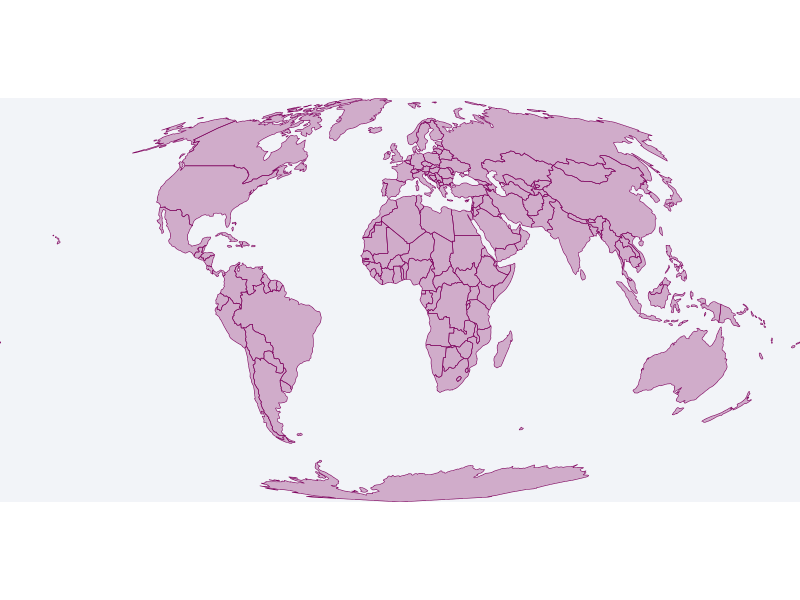
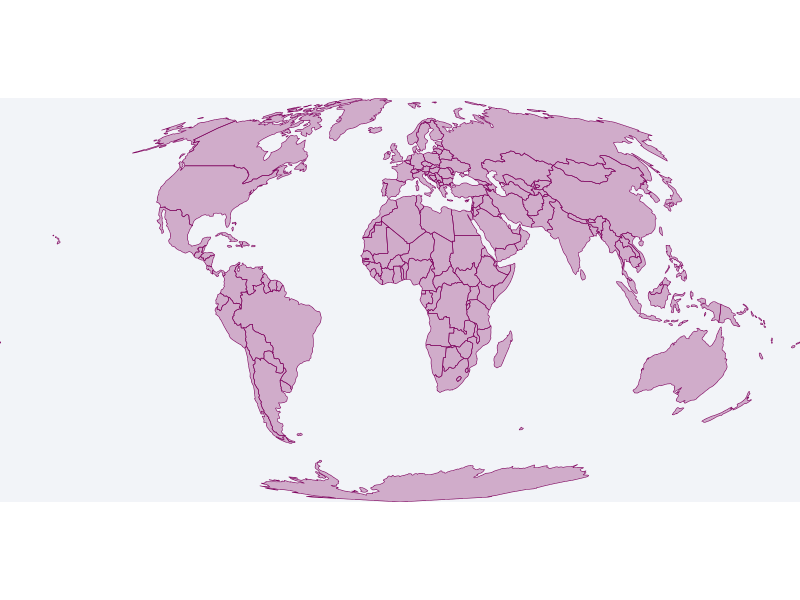

These charts were generated, in order, by the following R code:
library(tidyverse)
library(rnaturalearth)
library(sf)
bg_col <- "#F2F4F8"
highlight_col <- "#7F055F"

# Data
world <- ne_countries()
map_data <- world |>
  st_transform(crs = "ESRI:54009")

# Plot
ggplot() +
  geom_sf(data = map_data,
          fill = highlight_col,
          colour = highlight_col,
          alpha = 0.3) +
  coord_sf(expand = FALSE) +
  theme_void() +
  theme(
    plot.background = element_rect(fill = bg_col, colour = bg_col)
  )

ggsave("maps/featured.png", height = 4, width = 4, bg = bg_col)
